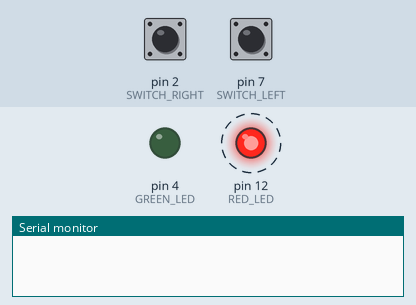
A sketch run on a simulated Arduino Uno, built with avr-gcc and run on an emulated ATmega328P. On the bench: output pins drawn as LEDs (lit = HIGH), the last lines printed to the serial monitor. Dashed ring = blinking. The inputs (shaded band) are chosen by the test bench; at power-on: pin 2 (SWITCH_RIGHT) LOW, pin 7 (SWITCH_LEFT) LOW.

Above: at 4.8 s.
4.9 s: pin 2 (SWITCH_RIGHT) pulled HIGH for 2.35 s
At 5.8 s:
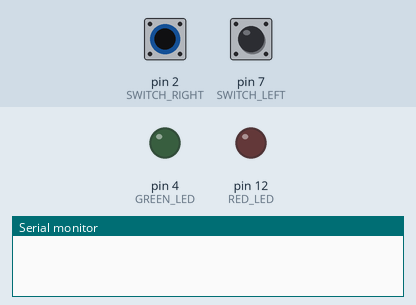
At 6.7 s:
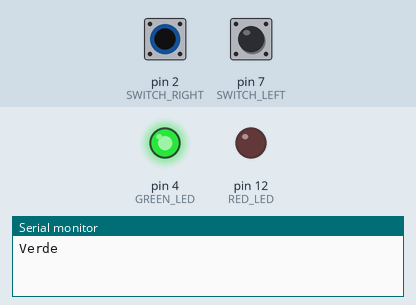
8.7 s: pin 7 (SWITCH_LEFT) pulled HIGH for 2.35 s
Timing chart, 0 to 18.5 s (numbered marks = the images above; inputs shaded):
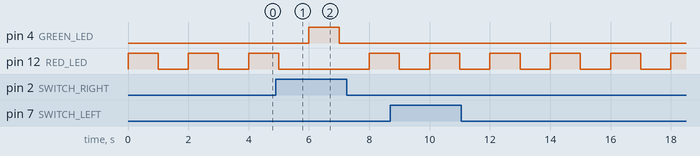

The sketch:

Chaves.ino
```cpp
#define RED_LED 12
#define GREEN_LED 4
#define SWITCH_LEFT 7
#define SWITCH_RIGHT 2
//Variáveis para leitura do estado de cada botão
int switchState;


/*
Função que faz o LED piscar
*/
void blink(int pin){
    digitalWrite(pin, HIGH);
  	delay(1000);
  	digitalWrite(pin, LOW);
  	delay(1000);

}


/*
Funcionamento Placa
*/
void setup(){
    pinMode(RED_LED, OUTPUT);
    pinMode(GREEN_LED, OUTPUT);
    pinMode(SWITCH_LEFT, INPUT);
    pinMode(SWITCH_RIGHT, INPUT);
    Serial.begin(9600);
}

void loop(){
    int selectedLed;

   if(digitalRead(SWITCH_LEFT)){
    selectedLed = RED_LED;
    Serial.println("Vermelho");
   }
   if(digitalRead(SWITCH_RIGHT)) {
    selectedLed = GREEN_LED;
    Serial.println("Verde");
   }
   blink(selectedLed);
}
```

Measured:
- after the input at 4.9 s, pin 4 (GREEN_LED): LOW → HIGH after 1.1 s, → LOW 1.0 s later
- by itself, pin 12 (RED_LED): alternates HIGH for 1.0 s and LOW for 1.0 s
